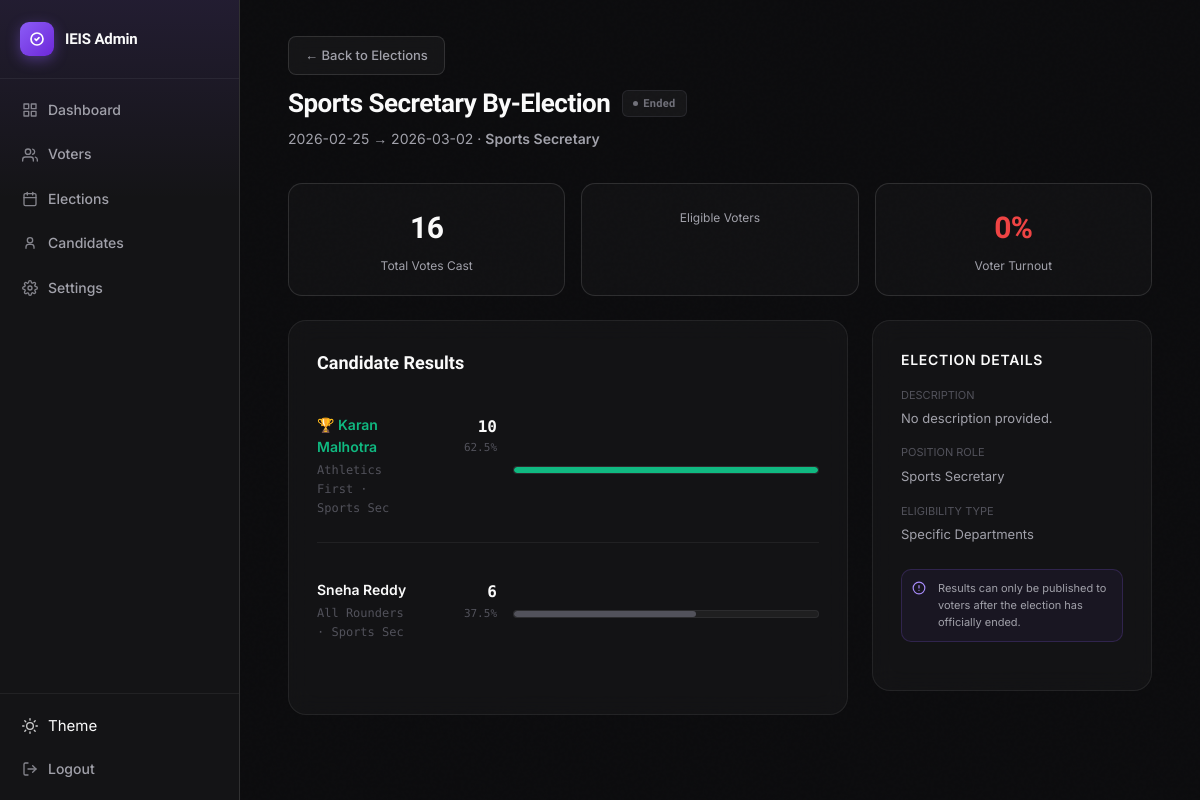
Page /admin/elections/3/results (signed in) on the earlier database version.
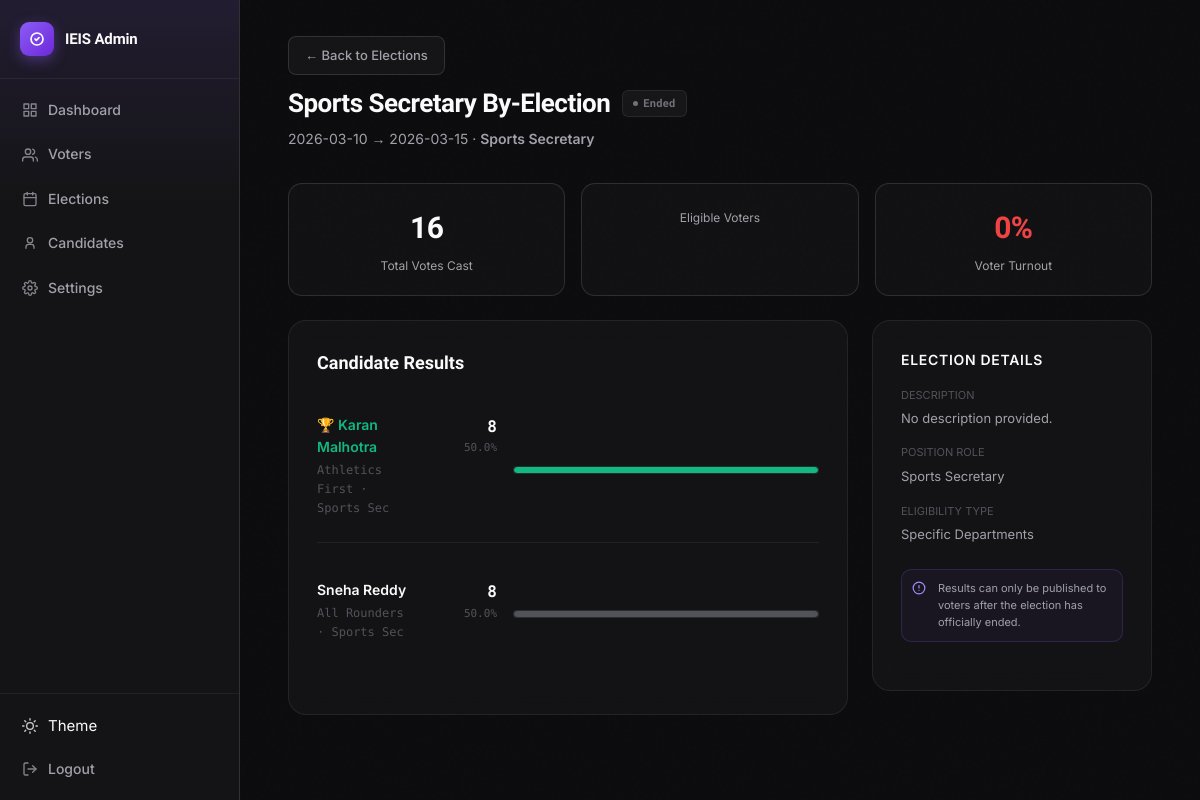
Same page on the later database version.
### tables this page shows
CREATE TABLE elections (
            election_id    INTEGER PRIMARY KEY AUTOINCREMENT,
            election_title TEXT NOT NULL,
            start_date     TEXT NOT NULL,
            end_date       TEXT NOT NULL,
            roll_start     TEXT NOT NULL,
            roll_end       TEXT NOT NULL
        , description TEXT DEFAULT '', position_role TEXT DEFAULT '', eligible_type TEXT DEFAULT 'department', results_published INTEGER DEFAULT 0);

CREATE TABLE candidates (
            candidate_id   INTEGER PRIMARY KEY AUTOINCREMENT,
            election_id    INTEGER NOT NULL REFERENCES elections(election_id),
            candidate_name TEXT NOT NULL,
            position       TEXT NOT NULL,
            party_name     TEXT,
            symbol_path    TEXT
        , description TEXT DEFAULT '');

### app.py (the view)
@app.route('/admin/elections/<int:election_id>/results')
@admin_required
def election_results(election_id):
    db = get_db()
    election = db.execute(
        "SELECT * FROM elections WHERE election_id=?", (election_id,)
    ).fetchone()
    if not election:
        db.close()
        abort(404)
    candidates = db.execute("""
        SELECT c.candidate_id, c.candidate_name, c.position, c.party_name, c.symbol_path,
               COUNT(v.vote_id) as vote_count
        FROM candidates c
        LEFT JOIN votes v ON c.candidate_id=v.candidate_id AND v.election_id=c.election_id
        WHERE c.election_id=?
        GROUP BY c.candidate_id
        ORDER BY vote_count DESC
    """, (election_id,)).fetchall()
    total_votes = db.execute(
        "SELECT COUNT(*) FROM votes WHERE election_id=?", (election_id,)
    ).fetchone()[0]
    max_votes = candidates[0]['vote_count'] if candidates else 0
    db.close()
    candidates_list = []
    for c in candidates:
        bar_pct  = round((c['vote_count'] / max_votes * 100), 1) if max_votes > 0 else 0
        vote_pct = round((c['vote_count'] / total_votes * 100), 1) if total_votes > 0 else 0
        candidates_list.append({
            'candidate_id':   c['candidate_id'],
            'candidate_name': c['candidate_name'],
            'position':       c['position'],
            'party_name':     c['party_name'],
            'symbol_path':    c['symbol_path'],
            'vote_count':     c['vote_count'],
            'bar_pct':        bar_pct,
            'vote_pct':       vote_pct,
        })
    return render_template('admin/election_results.html',
        election=election,
        candidates=candidates_list,
        total_votes=total_votes,
        turnout_pct=0,
        status=election_status(election['start_date'], election['end_date'])
    )

### app.py (called while the page is built)
def election_status(start_date_str, end_date_str):
    today = date.today()
    start = datetime.strptime(start_date_str, '%Y-%m-%d').date()
    end   = datetime.strptime(end_date_str,   '%Y-%m-%d').date()
    if today < start:
        return 'upcoming'
    elif start <= today <= end:
        return 'active'
    else:
        return 'ended'

def admin_required(f):
    @wraps(f)
    def decorated(*args, **kwargs):
        if not session.get('admin_logged_in'):
            return redirect(url_for('admin_login'))
        return f(*args, **kwargs)
    return decorated

### database.py (called while the page is built)
def get_db():
    if USE_POSTGRES and PSYCOPG2_AVAILABLE:
        conn = psycopg2.connect(DATABASE_URL, cursor_factory=DictCursor)
        return PostgresConnectionWrapper(conn)
    else:
        conn = sqlite3.connect(DB_PATH)
        conn.row_factory = sqlite3.Row
        conn.execute("PRAGMA foreign_keys = ON")
        return conn

### templates/admin/election_results.html (shortened to what the changed rows need)
{% extends "base_admin.html" %}
{% block content %}
<div class="page-header">
  <div style="display:flex;align-items:center;gap:12px;flex-wrap:wrap;justify-content:space-between;width:100%;">
    <div>
      <a href="{{ url_for('admin_elections') }}" class="btn-ghost btn-sm" style="margin-bottom:8px;">← Back to Elections</a>
      <h1 style="display:flex;align-items:center;gap:12px;">
        {{ election.election_title }}
        {% if election.status == 'active' %}
          <span class="badge badge-active">Active</span>
        {% elif election.status == 'upcoming' %}
          <span class="badge badge-upcoming">Upcoming</span>
        {% else %}
          <span class="badge badge-ended">Ended</span>
        {% endif %}
      </h1>
      <p style="margin-top:4px;">
        {{ election.start_date }} → {{ election.end_date }}
        {% if election.position_role %} · <span style="font-weight:600;color:var(--text-1);">{{ election.position_role }}</span>{% endif %}
      </p>
    </div>
  </div>
</div>
<div style="display:grid;grid-template-columns:2fr 1fr;gap:24px;align-items:start;">
  <div class="card" style="margin:0;">
    <h2 style="font-family:var(--font-display);font-size:18px;font-weight:700;color:var(--text-0);margin-bottom:20px;">Candidate Results</h2>
    {% if candidates %}
      {% for c in candidates %}
      <div class="results-row" style="margin-bottom:20px;">
        <div class="results-info" style="display:flex;justify-content:space-between;margin-bottom:8px;">
          <div>
            <div class="results-name" style="font-weight:600;color:var(--text-0);{% if loop.first and total_votes > 0 %}color:var(--success);{% endif %}">
              {% if loop.first and total_votes > 0 %}🏆 {% endif %}{{ c.candidate_name }}
            </div>
            <div class="results-party" style="font-size:12px;color:var(--text-2);">{{ c.party_name or 'Independent' }} · {{ c.position }}</div>
          </div>
          <div class="results-votes" style="text-align:right;">
            <div style="font-family:var(--font-mono);font-size:16px;font-weight:700;color:var(--text-0);">{{ c.vote_count }}</div>
            <div style="font-size:11px;color:var(--text-2);">{{ c.vote_pct }}%</div>
          </div>
        </div>
        <div class="results-bar-wrap" style="height:8px;background:rgba(255,255,255,0.05);border-radius:4px;overflow:hidden;">
          <div class="results-bar {% if loop.first and total_votes > 0 %}winner{% endif %}" style="height:100%;background:{% if loop.first and total_votes > 0 %}var(--success){% else %}var(--text-2){% endif %};width:{{ c.bar_pct }}%;transition:width 1s cubic-bezier(0.4, 0, 0.2, 1);"></div>
        </div>
      </div>
      {% endfor %}
    {% else %}
    <div class="empty-state">
      <div class="empty-state-icon">📊</div>
      <div class="empty-state-title">No candidates added</div>
      <p>Add candidates to this election first.</p>
    </div>
    {% endif %}
  </div>
  <div class="card" style="margin:0;">
    <div style="display:flex;flex-direction:column;gap:16px;">
      <div>
        <div style="font-size:11px;color:var(--text-2);text-transform:uppercase;margin-bottom:4px;">Description</div>
        <div style="font-size:13px;color:var(--text-1);line-height:1.5;">{{ election.description or 'No description provided.' }}</div>
      </div>
      <div>
        <div style="font-size:11px;color:var(--text-2);text-transform:uppercase;margin-bottom:4px;">Position Role</div>
        <div style="font-size:13px;color:var(--text-1);">{{ election.position_role or 'Not specified' }}</div>
      </div>
    </div>
  </div>
</div>
{% endblock %}

Differences in the rows shown:
changed elections "Sports Secretary By-Election": start_date "2026-02-25" → "2026-03-10"; end_date "2026-03-02" → "2026-03-15"
computed for candidates "Karan Malhotra": vote_count "10" → "8"; vote_pct "62.5" → "50.0"
computed for candidates "Sneha Reddy": vote_count "6" → "8"; vote_pct "37.5" → "50.0"; {{ c.bar_pct }} 60.0 → 100.0 (drawn)
